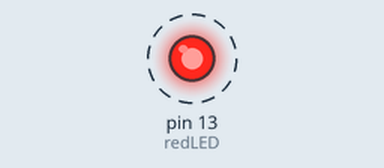
The sketch below on a simulated Arduino Uno, built with avr-gcc and run on an emulated ATmega328P. Parts: output pins drawn as LEDs (lit = HIGH). Dashed ring = blinking.

Above: at 0.2 s.
Timing chart, 0 to 3.0 s (numbered marks = the images above):
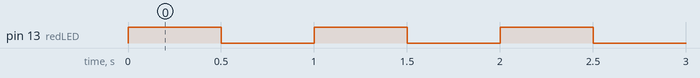

Measured:
- by itself, pin 13 (redLED): alternates HIGH for 0.50 s and LOW for 0.50 s

The sketch:

sketch.ino
```cpp
int redLED = 13;
int onTime = 500;
int offTime = 500;
void setup() {
  // put your setup code here, to run once:
 pinMode(redLED,OUTPUT);
}

void loop() {
  // put your main code here, to run repeatedly:
  digitalWrite(redLED,HIGH);
  delay(onTime);
  digitalWrite(redLED,LOW);
  delay(offTime);
}
```
